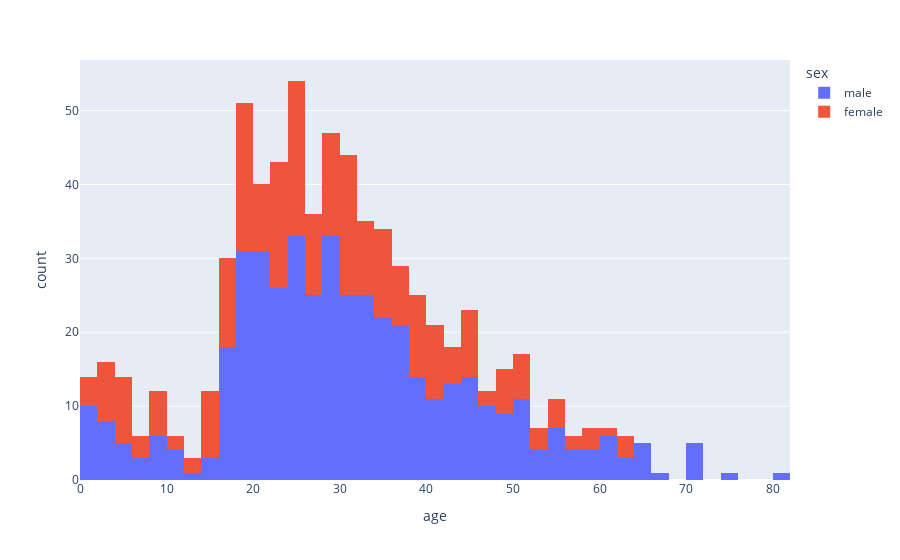

Notebook code cell kept with this figure:
### Markdown cell above
### 2. Show the age distribution based on gender using a histogram

### Code cell
fig = px.histogram(titanic, x="age", color="sex")
fig.show()

### Figure 1 — Plotly figure (JSON) as saved in the notebook; plotly's stock layout.template omitted (floating-point values rounded to 4 significant figures; data arrays with more than 128 entries replaced by an {"elided": "..."} marker saying what was removed)
{"data": [{"alignmentgroup": "True", "bingroup": "x", "hovertemplate": "sex=male<br>age=%{x}<br>count=%{y}<extra></extra>", "legendgroup": "male", "marker": {"color": "#636efa"}, "name": "male", "offsetgroup": "male", "orientation": "v", "showlegend": true, "type": "histogram", "x": {"elided": "577 float values"}, "xaxis": "x", "yaxis": "y"}, {"alignmentgroup": "True", "bingroup": "x", "hovertemplate": "sex=female<br>age=%{x}<br>count=%{y}<extra></extra>", "legendgroup": "female", "marker": {"color": "#EF553B"}, "name": "female", "offsetgroup": "female", "orientation": "v", "showlegend": true, "type": "histogram", "x": {"elided": "314 float values"}, "xaxis": "x", "yaxis": "y"}], "layout": {"barmode": "relative", "legend": {"title": {"text": "sex"}, "tracegroupgap": 0}, "margin": {"t": 60}, "xaxis": {"anchor": "y", "domain": [0, 1], "title": {"text": "age"}}, "yaxis": {"anchor": "x", "domain": [0, 1], "title": {"text": "count"}}}}
